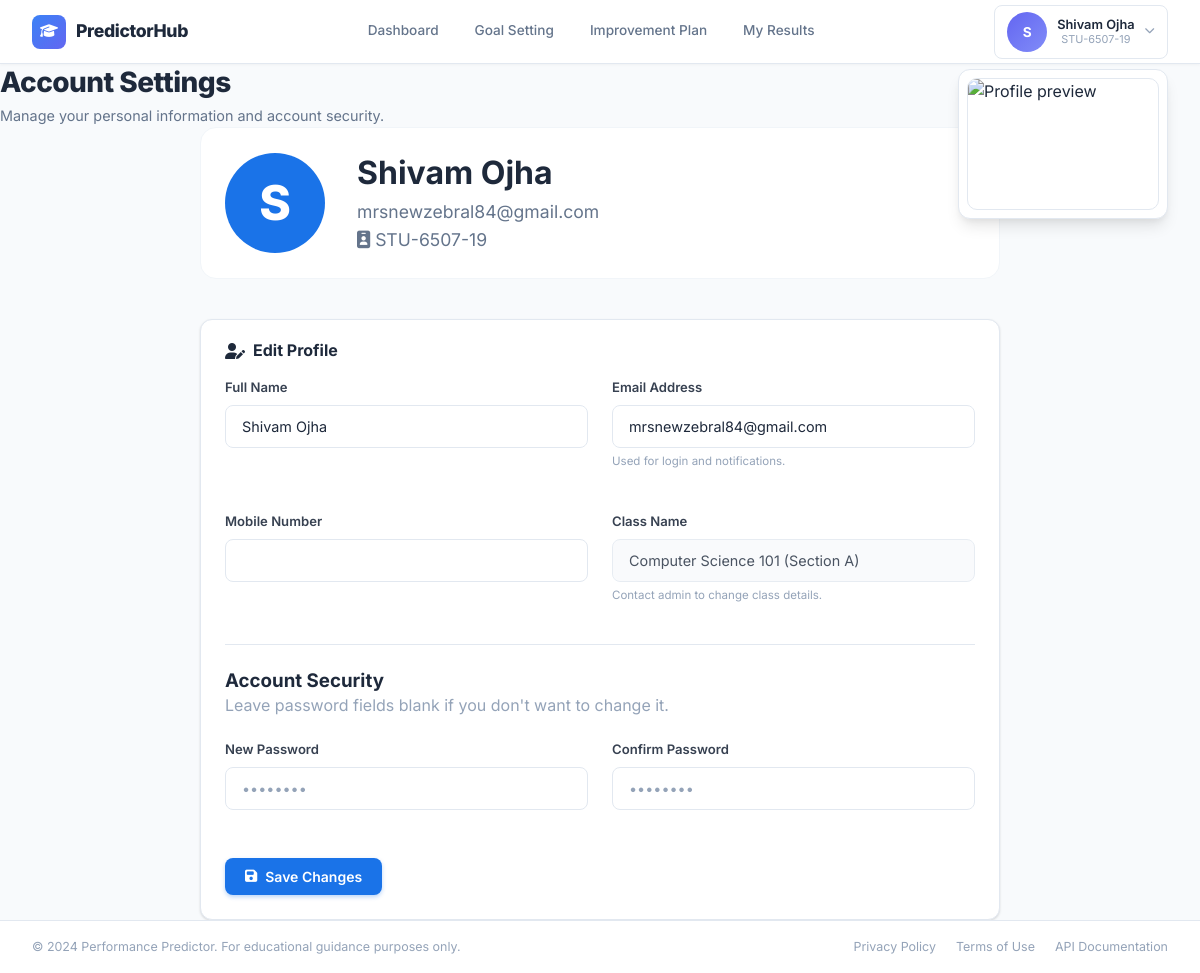
The app's page /student/profile (signed in) with its own data.
### models/entities.py (models this page shows)
class User(db.Model):
    __tablename__ = "users"
    id = db.Column(db.Integer, primary_key=True)
    name = db.Column(db.Text, nullable=False)
    email = db.Column(db.Text, unique=True, nullable=False, index=True)
    mobile = db.Column(db.Text, nullable=False, default="")
    password_hash = db.Column(db.Text, nullable=False)
    role = db.Column(db.Text, nullable=False, default="student", index=True)
    class_name = db.Column(db.Text, default="Computer Science 101", index=True)
    section = db.Column(db.Text, default="A")
    student_id = db.Column(db.Text, unique=True)
    is_verified = db.Column(db.Integer, default=0)
    created_at = db.Column(db.DateTime, server_default=db.func.current_timestamp())
    reset_token = db.Column(db.Text, nullable=True, index=True)
    reset_token_expiry = db.Column(db.Float, nullable=True)
    predictions = db.relationship("Prediction", back_populates="user", lazy="dynamic")

### routes/student.py (the view, shortened to what this page needs)
@student_bp.route("/student/profile", methods=["GET", "POST"])
@login_required
def student_profile():
    user_id = session["user_id"]
    user = User.query.filter_by(id=user_id).first()
    if not user:
        flash("User profile not found.", "danger")
        return redirect(url_for("student.student_dashboard"))
    return render_template("student/profile.html", user=user)

### templates/student/profile.html (shortened to what this page needs)
{% extends "base.html" %}
{% block content %}
<div class="student-main">
    <div class="page-header">
        <h1 class="page-title">Account Settings</h1>
        <p class="page-subtitle">Manage your personal information and account security.</p>
    </div>
    <div class="profile-card">
        <div class="profile-hero">
            <div class="profile-avatar-large">
                {{ user.name[0] if user else 'S' }}
            </div>
            <div class="profile-details-hero">
                <h2>{{ user.name }}</h2>
                <p>{{ user.email }}</p>
                <p class="text-sm mt-5"><i class="fas fa-id-badge"></i> {{ user.student_id }}</p>
            </div>
        </div>
        <div class="card">
            <div class="card-header">
                <h3><i class="fas fa-user-edit"></i> Edit Profile</h3>
            </div>
            <div class="card-body">
                <form method="POST" action="{{ url_for('student.student_profile') }}">
                    <div class="profile-form-grid">
                        <div class="form-group">
                            <label class="form-label">Full Name</label>
                            <input type="text" name="name" class="form-input" value="{{ user.name }}" required>
                        </div>
                        <div class="form-group">
                            <label class="form-label">Email Address</label>
                            <input type="email" name="email" class="form-input" value="{{ user.email }}" required>
                            <span class="form-hint-below">Used for login and notifications.</span>
                        </div>
                        <div class="form-group">
                            <label class="form-label">Mobile Number</label>
                            <input type="text" name="mobile" class="form-input" value="{{ user.mobile }}" required>
                        </div>
                        <div class="form-group">
                            <label class="form-label">Class Name</label>
                            <input type="text" class="form-input disabled" value="{{ user.class_name }} (Section {{ user.section }})" disabled>
                            <span class="form-hint-below">Contact admin to change class details.</span>
                        </div>
                    </div>
                    <div class="dropdown-divider mt-24 mb-24"></div>
                    <div class="form-row">
                        <div class="flex-1">
                            <h3>Account Security</h3>
                            <p class="text-muted text-sm mt-5">Leave password fields blank if you don't want to change it.</p>
                        </div>
                    </div>
                    <div class="profile-form-grid mt-20">
                        <div class="form-group">
                            <label class="form-label">New Password</label>
                            <input type="password" name="new_password" class="form-input" placeholder="••••••••">
                        </div>
                        <div class="form-group">
                            <label class="form-label">Confirm Password</label>
                            <input type="password" name="confirm_password" class="form-input" placeholder="••••••••">
                        </div>
                    </div>
                    <div class="mt-32">
                        <button type="submit" class="btn btn-primary">
                            <i class="fas fa-save"></i> Save Changes
                        </button>
                    </div>
                </form>
            </div>
        </div>
    </div>
</div>
{% endblock %}

### templates/base.html (shortened to what this page needs)
<!DOCTYPE html>
<html lang="en">
<head>
    <link rel="stylesheet" href="https://cdnjs.cloudflare.com/ajax/libs/font-awesome/6.4.2/css/all.min.css">
    <link rel="stylesheet" href="{{ url_for('static', filename='css/style.css') }}?v=3">
</head>
<body class="{% block body_class %}{% endblock %}">
    {% if session.get('role') == 'admin' %}
    <div class="app-layout">
        <aside class="sidebar" id="sidebar">
            <div class="sidebar-brand">
                <div class="brand-icon">
                    <i class="fas fa-graduation-cap"></i>
                </div>
                <span class="brand-text">EduPredict</span>
            </div>
            <nav class="sidebar-nav">
                <a href="{{ url_for('admin.admin_dashboard') }}" class="nav-item {% if request.endpoint == 'admin.admin_dashboard' %}active{% endif %}">
                    <i class="fas fa-chart-pie"></i>
                    <span>Dashboard</span>
                </a>
                <a href="{{ url_for('admin.admin_students') }}" class="nav-item {% if request.endpoint == 'admin.admin_students' %}active{% endif %}">
                    <i class="fas fa-users"></i>
                    <span>Student Directory</span>
                </a>
                <a href="{{ url_for('admin.admin_reports') }}" class="nav-item {% if request.endpoint == 'admin.admin_reports' %}active{% endif %}">
                    <i class="fas fa-file-alt"></i>
                    <span>Reports</span>
                </a>
            </nav>
            <div class="sidebar-footer">
                <div class="admin-profile">
                    <div class="avatar admin-avatar">
                        <span>{{ session.get('user_name', 'A')[0] }}</span>
                    </div>
                    <div class="admin-info">
                        <span class="admin-name">{{ session.get('user_name', 'Admin') }}</span>
                        <span class="admin-role">Senior Administrator</span>
                    </div>
                </div>
            </div>
        </aside>
        <main class="main-content">
            <header class="topbar">
                <button class="hamburger" id="hamburger" onclick="document.getElementById('sidebar').classList.toggle('open')">
                    <i class="fas fa-bars"></i>
                </button>
                <div class="topbar-right">
                    <div class="search-box">
                        <i class="fas fa-search"></i>
                        <input type="text" placeholder="Search students, classes...">
                    </div>
                    <div class="topbar-actions">
                        <button class="icon-btn"><i class="fas fa-bell"></i></button>
                        <a href="{{ url_for('auth.logout') }}" class="icon-btn" title="Logout"><i class="fas fa-sign-out-alt"></i></a>
                    </div>
                </div>
            </header>
            {% with messages = get_flashed_messages(with_categories=true) %}
            {% if messages %}
            <div class="flash-messages">
                {% for category, message in messages %}
                <div class="flash flash-{{ category }}">
                    <i class="fas fa-{% if category == 'success' %}check-circle{% elif category == 'danger' %}exclamation-circle{% elif category == 'warning' %}exclamation-triangle{% else %}info-circle{% endif %}"></i>
                    {{ message }}
                    <button class="flash-close" onclick="this.parentElement.remove()">&times;</button>
                </div>
                {% endfor %}
            </div>
            {% endif %}
            {% endwith %}
    {% elif session.get('role') == 'student' %}
    <div class="app-layout student-layout">
        <header class="student-topnav">
            <div class="brand-row">
                <div class="brand-icon small">
                    <i class="fas fa-graduation-cap"></i>
                </div>
                <span class="brand-text">PredictorHub</span>
            </div>
            <nav class="student-nav">
                <a href="{{ url_for('student.student_dashboard') }}" class="{% if request.endpoint == 'student.student_dashboard' %}active{% endif %}">Dashboard</a>
                <a href="{{ url_for('student.student_goal_setting') }}" class="{% if request.endpoint == 'student.student_goal_setting' %}active{% endif %}">Goal Setting</a>
                <a href="{{ url_for('student.student_improvement_plan') }}" class="{% if request.endpoint == 'student.student_improvement_plan' %}active{% endif %}">Improvement Plan</a>
                <a href="{{ url_for('student.student_history') }}" class="{% if request.endpoint == 'student.student_history' %}active{% endif %}">My Results</a>
            </nav>
            <div class="student-nav-right">
                <div class="profile-dropdown">
                    <button class="profile-trigger" id="profileTrigger" onclick="toggleDropdown(event)">
                        <div class="avatar student-avatar">
                            <span>{{ session.get('user_name', 'S')[0] }}</span>
                        </div>
                        <div class="user-badge-info desktop-only">
                            <span class="user-badge-name">{{ session.get('user_name', 'Student') }}</span>
                            <span class="user-badge-id">{{ session.get('student_id', '') }}</span>
                        </div>
                        <i class="fas fa-chevron-down dropdown-arrow desktop-only"></i>
                    </button>
                    <div class="profile-preview-image desktop-only">
                        <img
                            src="{{ url_for('static', filename='img/Gemini_Generated_Image_p66avzp66avzp66a.png') }}"
                            alt="Profile preview"
                            class="profile-preview-image-img"
                        >
                    </div>
                </div>
            </div>
        </header>
        <main class="main-content student-main">
    {% endif %}
    {% block content %}{% endblock %}
    {% if session.get('role') == 'admin' %}
        </main>
    </div>
    {% elif session.get('role') == 'student' %}
        </main>
        <footer class="app-footer">
            <p>&copy; 2024 Performance Predictor. For educational guidance purposes only.</p>
            <div class="footer-links">
                <a href="#">Privacy Policy</a>
                <a href="#">Terms of Use</a>
                <a href="#">API Documentation</a>
            </div>
        </footer>
    </div>
    {% endif %}
</body>
</html>

### templates/student/profile.html (style rules this page uses)
.mt-32 { margin-top: 32px; }
.mt-24 { margin-top: 24px; }
.mb-24 { margin-bottom: 24px; }
.disabled { background-color: var(--dark-50); cursor: not-allowed; opacity: 0.8; }

### records on screen
User: get "Shivam Ojha", get "STU-6507-19", name "S", name "Shivam Ojha", email "mrsnewzebral84@gmail.com", student_id "STU-6507-19", class_name "Computer Science 101 (Section A)"

### other values on screen
{{ session.get('user_name', 'S')[0] }} "S"
